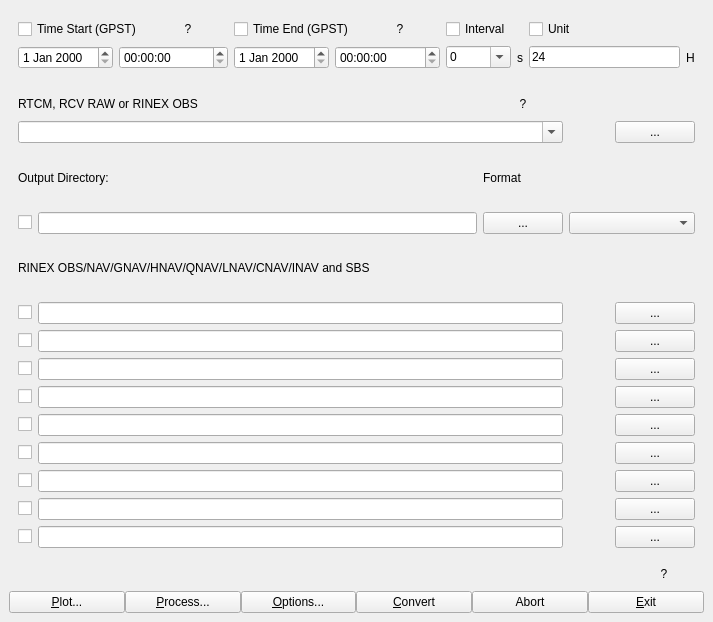
<?xml version="1.0" encoding="UTF-8"?>
<ui version="4.0">
 <class>MainWindow</class>
 <widget class="QMainWindow" name="MainWindow">
  <property name="geometry">
   <rect>
    <x>0</x>
    <y>0</y>
    <width>713</width>
    <height>622</height>
   </rect>
  </property>
  <property name="windowTitle">
   <string>MainWindow</string>
  </property>
  <widget class="QWidget" name="centralwidget">
   <layout class="QVBoxLayout" name="verticalLayout">
    <item>
     <widget class="QWidget" name="Panel1" native="true">
      <property name="sizePolicy">
       <sizepolicy hsizetype="Preferred" vsizetype="Fixed">
        <horstretch>0</horstretch>
        <verstretch>0</verstretch>
       </sizepolicy>
      </property>
      <layout class="QGridLayout" name="gridLayout">
       <item row="1" column="8">
        <widget class="QLineEdit" name="TimeUnit">
         <property name="text">
          <string>24</string>
         </property>
        </widget>
       </item>
       <item row="0" column="3" colspan="2">
        <widget class="QCheckBox" name="TimeEndF">
         <property name="text">
          <string>Time End (GPST)</string>
         </property>
        </widget>
       </item>
       <item row="1" column="6">
        <widget class="QComboBox" name="TimeInt">
         <property name="editable">
          <bool>true</bool>
         </property>
         <item>
          <property name="text">
           <string>0</string>
          </property>
         </item>
         <item>
          <property name="text">
           <string>0.05</string>
          </property>
         </item>
         <item>
          <property name="text">
           <string>0.1</string>
          </property>
         </item>
         <item>
          <property name="text">
           <string>0.2</string>
          </property>
         </item>
         <item>
          <property name="text">
           <string>0.25</string>
          </property>
         </item>
         <item>
          <property name="text">
           <string>0.5</string>
          </property>
         </item>
         <item>
          <property name="text">
           <string>1</string>
          </property>
         </item>
         <item>
          <property name="text">
           <string>5</string>
          </property>
         </item>
         <item>
          <property name="text">
           <string>10</string>
          </property>
         </item>
         <item>
          <property name="text">
           <string>15</string>
          </property>
         </item>
         <item>
          <property name="text">
           <string>30</string>
          </property>
         </item>
         <item>
          <property name="text">
           <string>60</string>
          </property>
         </item>
        </widget>
       </item>
       <item row="1" column="3">
        <widget class="QDateEdit" name="TimeY2"/>
       </item>
       <item row="0" column="2">
        <widget class="QPushButton" name="BtnTime1">
         <property name="sizePolicy">
          <sizepolicy hsizetype="Fixed" vsizetype="Fixed">
           <horstretch>0</horstretch>
           <verstretch>0</verstretch>
          </sizepolicy>
         </property>
         <property name="text">
          <string>?</string>
         </property>
         <property name="flat">
          <bool>true</bool>
         </property>
        </widget>
       </item>
       <item row="1" column="0">
        <widget class="QDateEdit" name="TimeY1"/>
       </item>
       <item row="0" column="6">
        <widget class="QCheckBox" name="TimeIntF">
         <property name="text">
          <string>Interval</string>
         </property>
        </widget>
       </item>
       <item row="0" column="0" colspan="2">
        <widget class="QCheckBox" name="TimeStartF">
         <property name="text">
          <string>Time Start (GPST)</string>
         </property>
        </widget>
       </item>
       <item row="1" column="9">
        <widget class="QLabel" name="LabelTimeUnit">
         <property name="text">
          <string>H</string>
         </property>
        </widget>
       </item>
       <item row="1" column="7">
        <widget class="QLabel" name="LabelTimeInt">
         <property name="text">
          <string>s</string>
         </property>
        </widget>
       </item>
       <item row="0" column="8">
        <widget class="QCheckBox" name="TimeUnitF">
         <property name="text">
          <string>Unit</string>
         </property>
        </widget>
       </item>
       <item row="0" column="5">
        <widget class="QPushButton" name="BtnTime2">
         <property name="sizePolicy">
          <sizepolicy hsizetype="Fixed" vsizetype="Fixed">
           <horstretch>0</horstretch>
           <verstretch>0</verstretch>
          </sizepolicy>
         </property>
         <property name="text">
          <string>?</string>
         </property>
         <property name="flat">
          <bool>true</bool>
         </property>
        </widget>
       </item>
       <item row="1" column="1" colspan="2">
        <widget class="QTimeEdit" name="TimeH1"/>
       </item>
       <item row="1" column="4" colspan="2">
        <widget class="QTimeEdit" name="TimeH2"/>
       </item>
      </layout>
     </widget>
    </item>
    <item>
     <widget class="QWidget" name="Panel2" native="true">
      <layout class="QGridLayout" name="gridLayout_2">
       <item row="11" column="0">
        <widget class="QCheckBox" name="OutFileEna6">
         <property name="text">
          <string/>
         </property>
        </widget>
       </item>
       <item row="7" column="0">
        <widget class="QCheckBox" name="OutFileEna2">
         <property name="text">
          <string/>
         </property>
        </widget>
       </item>
       <item row="3" column="0" colspan="2">
        <widget class="QLabel" name="LabelOutDir">
         <property name="text">
          <string>Output Directory:</string>
         </property>
        </widget>
       </item>
       <item row="9" column="0">
        <widget class="QCheckBox" name="OutFileEna4">
         <property name="text">
          <string/>
         </property>
        </widget>
       </item>
       <item row="3" column="2">
        <widget class="QLabel" name="LabelFormat">
         <property name="text">
          <string>Format</string>
         </property>
        </widget>
       </item>
       <item row="8" column="0">
        <widget class="QCheckBox" name="OutFileEna3">
         <property name="text">
          <string/>
         </property>
        </widget>
       </item>
       <item row="4" column="2">
        <widget class="QPushButton" name="BtnOutDir">
         <property name="text">
          <string>...</string>
         </property>
        </widget>
       </item>
       <item row="4" column="1">
        <widget class="QLineEdit" name="OutDir"/>
       </item>
       <item row="6" column="0">
        <widget class="QCheckBox" name="OutFileEna1">
         <property name="text">
          <string/>
         </property>
        </widget>
       </item>
       <item row="10" column="0">
        <widget class="QCheckBox" name="OutFileEna5">
         <property name="text">
          <string/>
         </property>
        </widget>
       </item>
       <item row="5" column="0" colspan="2">
        <widget class="QLabel" name="LabelOutFile">
         <property name="text">
          <string>RINEX OBS/NAV/GNAV/HNAV/QNAV/LNAV/CNAV/INAV and SBS</string>
         </property>
        </widget>
       </item>
       <item row="4" column="0">
        <widget class="QCheckBox" name="OutDirEna">
         <property name="text">
          <string/>
         </property>
        </widget>
       </item>
       <item row="12" column="0">
        <widget class="QCheckBox" name="OutFileEna7">
         <property name="text">
          <string/>
         </property>
        </widget>
       </item>
       <item row="13" column="0">
        <widget class="QCheckBox" name="OutFileEna8">
         <property name="text">
          <string/>
         </property>
        </widget>
       </item>
       <item row="14" column="0">
        <widget class="QCheckBox" name="OutFileEna9">
         <property name="text">
          <string/>
         </property>
        </widget>
       </item>
       <item row="6" column="3">
        <widget class="QPushButton" name="BtnOutFileView1">
         <property name="text">
          <string/>
         </property>
         <property name="icon">
          <iconset resource="../rtkpost_qt/rtkpost_qt.qrc">
           <normaloff>:/buttons/doc.bmp</normaloff>:/buttons/doc.bmp</iconset>
         </property>
         <property name="flat">
          <bool>true</bool>
         </property>
        </widget>
       </item>
       <item row="6" column="4">
        <widget class="QPushButton" name="BtnOutFile1">
         <property name="sizePolicy">
          <sizepolicy hsizetype="Fixed" vsizetype="Fixed">
           <horstretch>0</horstretch>
           <verstretch>0</verstretch>
          </sizepolicy>
         </property>
         <property name="text">
          <string>...</string>
         </property>
        </widget>
       </item>
       <item row="7" column="4">
        <widget class="QPushButton" name="BtnOutFile2">
         <property name="sizePolicy">
          <sizepolicy hsizetype="Fixed" vsizetype="Fixed">
           <horstretch>0</horstretch>
           <verstretch>0</verstretch>
          </sizepolicy>
         </property>
         <property name="text">
          <string>...</string>
         </property>
        </widget>
       </item>
       <item row="8" column="4">
        <widget class="QPushButton" name="BtnOutFile3">
         <property name="sizePolicy">
          <sizepolicy hsizetype="Fixed" vsizetype="Fixed">
           <horstretch>0</horstretch>
           <verstretch>0</verstretch>
          </sizepolicy>
         </property>
         <property name="text">
          <string>...</string>
         </property>
        </widget>
       </item>
       <item row="7" column="3">
        <widget class="QPushButton" name="BtnOutFileView2">
         <property name="text">
          <string/>
         </property>
         <property name="icon">
          <iconset resource="../rtkpost_qt/rtkpost_qt.qrc">
           <normaloff>:/buttons/doc.bmp</normaloff>:/buttons/doc.bmp</iconset>
         </property>
         <property name="flat">
          <bool>true</bool>
         </property>
        </widget>
       </item>
       <item row="8" column="3">
        <widget class="QPushButton" name="BtnOutFileView3">
         <property name="text">
          <string/>
         </property>
         <property name="icon">
          <iconset resource="../rtkpost_qt/rtkpost_qt.qrc">
           <normaloff>:/buttons/doc.bmp</normaloff>:/buttons/doc.bmp</iconset>
         </property>
         <property name="flat">
          <bool>true</bool>
         </property>
        </widget>
       </item>
       <item row="8" column="1" colspan="2">
        <widget class="QLineEdit" name="OutFile3"/>
       </item>
       <item row="7" column="1" colspan="2">
        <widget class="QLineEdit" name="OutFile2"/>
       </item>
       <item row="6" column="1" colspan="2">
        <widget class="QLineEdit" name="OutFile1"/>
       </item>
       <item row="9" column="4">
        <widget class="QPushButton" name="BtnOutFile4">
         <property name="sizePolicy">
          <sizepolicy hsizetype="Fixed" vsizetype="Fixed">
           <horstretch>0</horstretch>
           <verstretch>0</verstretch>
          </sizepolicy>
         </property>
         <property name="text">
          <string>...</string>
         </property>
        </widget>
       </item>
       <item row="10" column="4">
        <widget class="QPushButton" name="BtnOutFile5">
         <property name="sizePolicy">
          <sizepolicy hsizetype="Fixed" vsizetype="Fixed">
           <horstretch>0</horstretch>
           <verstretch>0</verstretch>
          </sizepolicy>
         </property>
         <property name="text">
          <string>...</string>
         </property>
        </widget>
       </item>
       <item row="11" column="4">
        <widget class="QPushButton" name="BtnOutFile6">
         <property name="sizePolicy">
          <sizepolicy hsizetype="Fixed" vsizetype="Fixed">
           <horstretch>0</horstretch>
           <verstretch>0</verstretch>
          </sizepolicy>
         </property>
         <property name="text">
          <string>...</string>
         </property>
        </widget>
       </item>
       <item row="12" column="4">
        <widget class="QPushButton" name="BtnOutFile7">
         <property name="sizePolicy">
          <sizepolicy hsizetype="Fixed" vsizetype="Fixed">
           <horstretch>0</horstretch>
           <verstretch>0</verstretch>
          </sizepolicy>
         </property>
         <property name="text">
          <string>...</string>
         </property>
        </widget>
       </item>
       <item row="13" column="4">
        <widget class="QPushButton" name="BtnOutFile8">
         <property name="sizePolicy">
          <sizepolicy hsizetype="Fixed" vsizetype="Fixed">
           <horstretch>0</horstretch>
           <verstretch>0</verstretch>
          </sizepolicy>
         </property>
         <property name="text">
          <string>...</string>
         </property>
        </widget>
       </item>
       <item row="14" column="4">
        <widget class="QPushButton" name="BtnOutFile9">
         <property name="sizePolicy">
          <sizepolicy hsizetype="Fixed" vsizetype="Fixed">
           <horstretch>0</horstretch>
           <verstretch>0</verstretch>
          </sizepolicy>
         </property>
         <property name="text">
          <string>...</string>
         </property>
        </widget>
       </item>
       <item row="9" column="3">
        <widget class="QPushButton" name="BtnOutFileView4">
         <property name="text">
          <string/>
         </property>
         <property name="icon">
          <iconset resource="../rtkpost_qt/rtkpost_qt.qrc">
           <normaloff>:/buttons/doc.bmp</normaloff>:/buttons/doc.bmp</iconset>
         </property>
         <property name="flat">
          <bool>true</bool>
         </property>
        </widget>
       </item>
       <item row="10" column="3">
        <widget class="QPushButton" name="BtnOutFileView5">
         <property name="text">
          <string/>
         </property>
         <property name="icon">
          <iconset resource="../rtkpost_qt/rtkpost_qt.qrc">
           <normaloff>:/buttons/doc.bmp</normaloff>:/buttons/doc.bmp</iconset>
         </property>
         <property name="flat">
          <bool>true</bool>
         </property>
        </widget>
       </item>
       <item row="11" column="3">
        <widget class="QPushButton" name="BtnOutFileView6">
         <property name="text">
          <string/>
         </property>
         <property name="icon">
          <iconset resource="../rtkpost_qt/rtkpost_qt.qrc">
           <normaloff>:/buttons/doc.bmp</normaloff>:/buttons/doc.bmp</iconset>
         </property>
         <property name="flat">
          <bool>true</bool>
         </property>
        </widget>
       </item>
       <item row="12" column="3">
        <widget class="QPushButton" name="BtnOutFileView7">
         <property name="text">
          <string/>
         </property>
         <property name="icon">
          <iconset resource="../rtkpost_qt/rtkpost_qt.qrc">
           <normaloff>:/buttons/doc.bmp</normaloff>:/buttons/doc.bmp</iconset>
         </property>
         <property name="flat">
          <bool>true</bool>
         </property>
        </widget>
       </item>
       <item row="13" column="3">
        <widget class="QPushButton" name="BtnOutFileView8">
         <property name="text">
          <string/>
         </property>
         <property name="icon">
          <iconset resource="../rtkpost_qt/rtkpost_qt.qrc">
           <normaloff>:/buttons/doc.bmp</normaloff>:/buttons/doc.bmp</iconset>
         </property>
         <property name="flat">
          <bool>true</bool>
         </property>
        </widget>
       </item>
       <item row="14" column="3">
        <widget class="QPushButton" name="BtnOutFileView9">
         <property name="text">
          <string/>
         </property>
         <property name="icon">
          <iconset resource="../rtkpost_qt/rtkpost_qt.qrc">
           <normaloff>:/buttons/doc.bmp</normaloff>:/buttons/doc.bmp</iconset>
         </property>
         <property name="flat">
          <bool>true</bool>
         </property>
        </widget>
       </item>
       <item row="9" column="1" colspan="2">
        <widget class="QLineEdit" name="OutFile4"/>
       </item>
       <item row="10" column="1" colspan="2">
        <widget class="QLineEdit" name="OutFile5"/>
       </item>
       <item row="11" column="1" colspan="2">
        <widget class="QLineEdit" name="OutFile6"/>
       </item>
       <item row="12" column="1" colspan="2">
        <widget class="QLineEdit" name="OutFile7"/>
       </item>
       <item row="13" column="1" colspan="2">
        <widget class="QLineEdit" name="OutFile8"/>
       </item>
       <item row="14" column="1" colspan="2">
        <widget class="QLineEdit" name="OutFile9"/>
       </item>
       <item row="4" column="3" colspan="2">
        <widget class="QComboBox" name="Format"/>
       </item>
       <item row="2" column="4">
        <widget class="QPushButton" name="BtnInFile">
         <property name="sizePolicy">
          <sizepolicy hsizetype="Fixed" vsizetype="Fixed">
           <horstretch>0</horstretch>
           <verstretch>0</verstretch>
          </sizepolicy>
         </property>
         <property name="text">
          <string>...</string>
         </property>
        </widget>
       </item>
       <item row="2" column="3">
        <widget class="QPushButton" name="BtnInFileView">
         <property name="text">
          <string/>
         </property>
         <property name="icon">
          <iconset resource="../rtkpost_qt/rtkpost_qt.qrc">
           <normaloff>:/buttons/doc.bmp</normaloff>:/buttons/doc.bmp</iconset>
         </property>
         <property name="flat">
          <bool>true</bool>
         </property>
        </widget>
       </item>
       <item row="2" column="0" colspan="3">
        <widget class="QComboBox" name="InFile">
         <property name="editable">
          <bool>true</bool>
         </property>
        </widget>
       </item>
       <item row="1" column="2">
        <widget class="QPushButton" name="BtnKey">
         <property name="sizePolicy">
          <sizepolicy hsizetype="Fixed" vsizetype="Fixed">
           <horstretch>0</horstretch>
           <verstretch>0</verstretch>
          </sizepolicy>
         </property>
         <property name="text">
          <string>?</string>
         </property>
         <property name="flat">
          <bool>true</bool>
         </property>
        </widget>
       </item>
       <item row="1" column="0" colspan="2">
        <widget class="QLabel" name="LabelInFile">
         <property name="text">
          <string>RTCM, RCV RAW or RINEX OBS</string>
         </property>
        </widget>
       </item>
      </layout>
     </widget>
    </item>
    <item>
     <widget class="QWidget" name="Panel3" native="true">
      <property name="sizePolicy">
       <sizepolicy hsizetype="Preferred" vsizetype="Fixed">
        <horstretch>0</horstretch>
        <verstretch>0</verstretch>
       </sizepolicy>
      </property>
      <layout class="QHBoxLayout" name="horizontalLayout_2">
       <property name="spacing">
        <number>0</number>
       </property>
       <property name="leftMargin">
        <number>0</number>
       </property>
       <property name="topMargin">
        <number>0</number>
       </property>
       <property name="rightMargin">
        <number>0</number>
       </property>
       <property name="bottomMargin">
        <number>0</number>
       </property>
       <item>
        <widget class="QLabel" name="Message">
         <property name="text">
          <string/>
         </property>
        </widget>
       </item>
       <item>
        <widget class="QPushButton" name="BtnAbout">
         <property name="sizePolicy">
          <sizepolicy hsizetype="Fixed" vsizetype="Fixed">
           <horstretch>0</horstretch>
           <verstretch>0</verstretch>
          </sizepolicy>
         </property>
         <property name="text">
          <string>?</string>
         </property>
         <property name="flat">
          <bool>true</bool>
         </property>
        </widget>
       </item>
      </layout>
     </widget>
    </item>
    <item>
     <widget class="QWidget" name="widget" native="true">
      <property name="sizePolicy">
       <sizepolicy hsizetype="Preferred" vsizetype="Fixed">
        <horstretch>0</horstretch>
        <verstretch>0</verstretch>
       </sizepolicy>
      </property>
      <layout class="QHBoxLayout" name="horizontalLayout">
       <property name="spacing">
        <number>0</number>
       </property>
       <property name="leftMargin">
        <number>0</number>
       </property>
       <property name="topMargin">
        <number>0</number>
       </property>
       <property name="rightMargin">
        <number>0</number>
       </property>
       <property name="bottomMargin">
        <number>0</number>
       </property>
       <item>
        <widget class="QPushButton" name="BtnPlot">
         <property name="text">
          <string>&amp;Plot...</string>
         </property>
         <property name="icon">
          <iconset resource="../rtkpost_qt/rtkpost_qt.qrc">
           <normaloff>:/buttons/chart.bmp</normaloff>:/buttons/chart.bmp</iconset>
         </property>
        </widget>
       </item>
       <item>
        <widget class="QPushButton" name="BtnPost">
         <property name="text">
          <string>&amp;Process...</string>
         </property>
        </widget>
       </item>
       <item>
        <widget class="QPushButton" name="BtnOptions">
         <property name="text">
          <string>&amp;Options...</string>
         </property>
         <property name="icon">
          <iconset resource="../rtkpost_qt/rtkpost_qt.qrc">
           <normaloff>:/buttons/toolbmp</normaloff>:/buttons/toolbmp</iconset>
         </property>
        </widget>
       </item>
       <item>
        <widget class="QPushButton" name="BtnConvert">
         <property name="text">
          <string>&amp;Convert</string>
         </property>
         <property name="icon">
          <iconset resource="../rtknavi_qt/rtknavi_qt.qrc">
           <normaloff>:/buttons/start.bmp</normaloff>:/buttons/start.bmp</iconset>
         </property>
        </widget>
       </item>
       <item>
        <widget class="QPushButton" name="BtnAbort">
         <property name="text">
          <string>Abort</string>
         </property>
         <property name="icon">
          <iconset resource="../rtknavi_qt/rtknavi_qt.qrc">
           <normaloff>:/buttons/stop2.bmp</normaloff>:/buttons/stop2.bmp</iconset>
         </property>
        </widget>
       </item>
       <item>
        <widget class="QPushButton" name="BtnExit">
         <property name="text">
          <string>&amp;Exit</string>
         </property>
        </widget>
       </item>
      </layout>
     </widget>
    </item>
   </layout>
  </widget>
 </widget>
 <resources>
  <include location="../rtkpost_qt/rtkpost_qt.qrc"/>
  <include location="../rtknavi_qt/rtknavi_qt.qrc"/>
 </resources>
 <connections/>
</ui>
